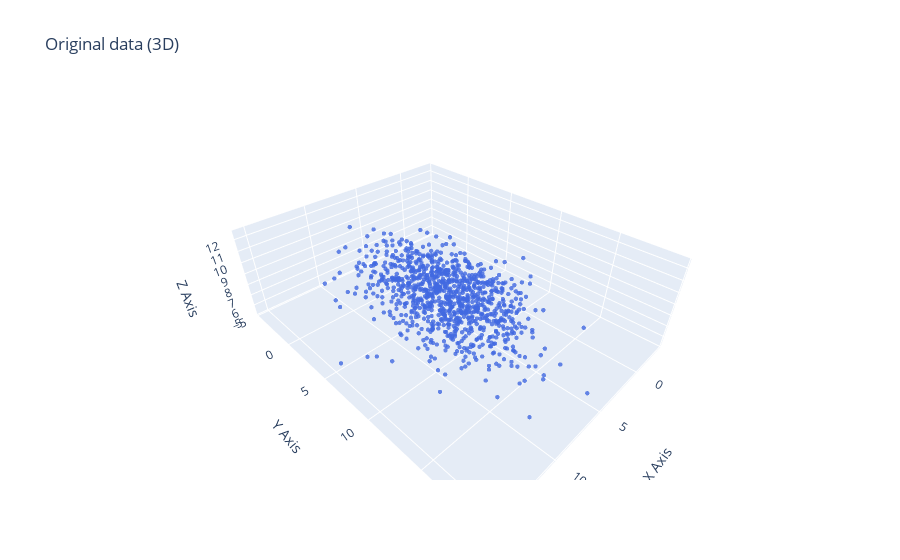

Write notebook code for a chart like this one.
### Code cell
#Original data visualizing
x, y, z = original_data.T

# Create a 3D scatter plot
fig = go.Figure(data=[go.Scatter3d(
    x=x,                    # X-axis data
    y=y,                    # Y-axis data
    z=z,                    # Z-axis data
    mode='markers',         # Use markers to represent data points
    marker=dict(
        size=1.5,           # Size of the markers
        opacity=0.8,        # Marker opacity
        color='royalblue'   # Color of the markers
    )
)])

# Set the layout of the plot
fig.update_layout(title='Original data (3D)',
                  scene=dict(
                      xaxis_title='X Axis',  # Title for the X-axis
                      yaxis_title='Y Axis',  # Title for the Y-axis
                      zaxis_title='Z Axis'   # Title for the Z-axis
                  ))

fig.show()

### Figure 1 — Plotly figure (JSON) as saved in the notebook; plotly's stock layout.template omitted (floating-point values rounded to 4 significant figures; data arrays with more than 128 entries replaced by an {"elided": "..."} marker saying what was removed)
{"data": [{"marker": {"color": "royalblue", "opacity": 0.8, "size": 1.5}, "mode": "markers", "type": "scatter3d", "x": {"elided": "1000 float values"}, "y": {"elided": "1000 float values"}, "z": {"elided": "1000 float values"}}], "layout": {"scene": {"xaxis": {"title": {"text": "X Axis"}}, "yaxis": {"title": {"text": "Y Axis"}}, "zaxis": {"title": {"text": "Z Axis"}}}, "title": {"text": "Original data (3D)"}}}
